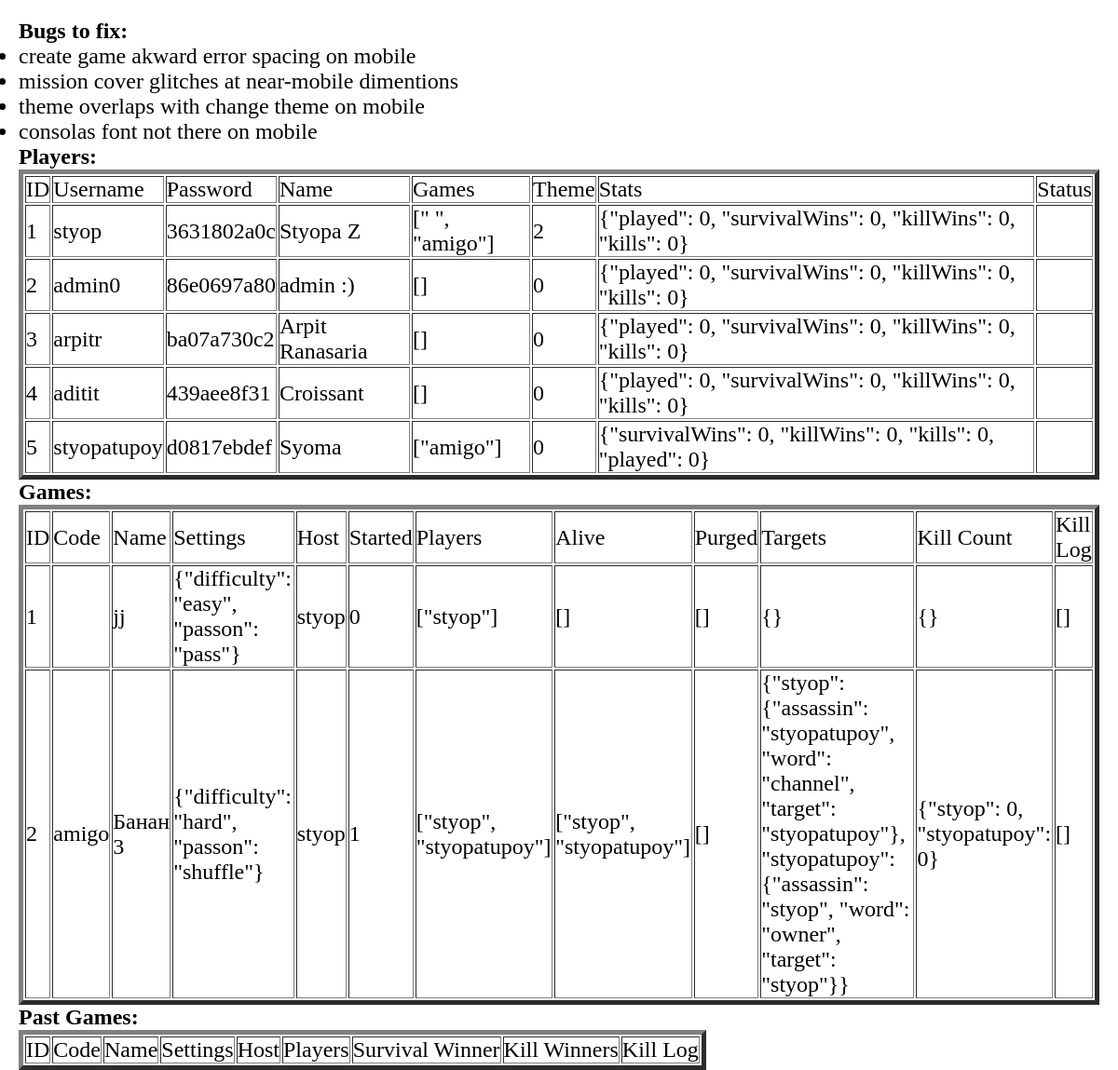
Page /debug/ on the committed database.
### tables this page shows
CREATE TABLE Players (     id INTEGER PRIMARY KEY AUTOINCREMENT,     user TEXT NOT NULL,     password TEXT NOT NULL,     name TEXT NOT NULL,     games TEXT NOT NULL,     theme INT NOT NULL,     stats TEXT NOT NULL,     status TEXT);

CREATE TABLE Games (     id INTEGER PRIMARY KEY AUTOINCREMENT,     code TEXT NOT NULL,     name TEXT NOT NULL,    settings TEXT NOT NULL,     host TEXT NOT NULL,     started BOOLEAN NOT NULL CHECK (started IN (0,1)),     players TEXT NOT NULL,     alive TEXT NOT NULL,     purged TEXT NOT NULL,     targets TEXT NOT NULL,     killCount TEXT NOT NULL,     killLog TEXT NOT NULL);

### app.py (the view)
@app.route('/debug/')
def debug():
    with sqlite3.connect("database.db") as con:
        con.row_factory = sqlite3.Row
        cur = con.cursor()
        cur.execute("SELECT * from Players")
        playerRows = cur.fetchall()   #rows of the Players table
        cur.execute("SELECT * from Games")
        gameRows = cur.fetchall()   #rows of the Games table
        cur.execute("SELECT * from pastGames")
        pastRows = cur.fetchall()   #rows of the pastGames table
    return render_template('debug.html', playerRows = playerRows, gameRows = gameRows, pastRows=pastRows)

### templates/debug.html (shortened to what this page needs)
<!DOCTYPE html>
<html lang="en">
<head>
    <link rel="stylesheet" href="{{ url_for('static', filename='css/main.css') }}">
    <link rel="stylesheet" href="{{ url_for('static', filename='css/debug.css') }}">
</head>
<body>
    <h4>
        Bugs to fix:
    </h4>
    <ul>
        <li>
            create game akward error spacing on mobile
        </li>
        <li>
            mission cover glitches at near-mobile dimentions
        </li>
        <li>
            theme overlaps with change theme on mobile
        </li>
        <li>
            consolas font not there on mobile
        </li>
    </ul>
    <h2>Players:</h2>
    <table border=5>
        <thead>
        <td>ID</td>
        <td>Username</td>
        <td>Password</td>
        <td>Name</td>
        <td>Games</td>
        <td>Theme</td>
        <td>Stats</td>
        <td>Status</td>
        </thead>
        {% for row in playerRows %}
        <tr>
        <td>{{row["id"]}}</td>
        <td>{{row["user"]}}</td>
        <td>{{row["password"][:10]}}</td>
        <td>{{row["name"]}}</td>
        <td>{{row["games"]}}</td>
        <td>{{row["theme"]}}</td>
        <td>{{row["stats"]}}</td>
        <td>{{row["status"]}}</td>
        </tr>
        {% endfor %}
        </table>
        <h2>Games:</h2>
        <table border=5>
            <thead>
            <td>ID</td>
            <td>Code</td>
            <td>Name</td>
            <td>Settings</td>
            <td>Host</td>
            <td>Started</td>
            <td>Players</td>
            <td>Alive</td>
            <td>Purged</td>
            <td>Targets</td>
            <td>Kill Count</td>
            <td>Kill Log</td>
            </thead>
            {% for row in gameRows %}
            <tr>
            <td>{{row["id"]}}</td>
            <td>{{row["code"]}}</td>
            <td>{{row["name"]}}</td>
            <td>{{row["settings"]}}</td>
            <td>{{row["host"]}}</td>
            <td>{{row["started"]}}</td>
            <td>{{row["players"]}}</td>
            <td>{{row["alive"]}}</td>
            <td>{{row["purged"]}}</td>
            <td>{{row["targets"]}}</td>
            <td>{{row["killCount"]}}</td>
            <td>{{row["killLog"]}}</td>
            </tr>
            {% endfor %}
            </table>
            <h2>Past Games:</h2>
            <table border=5>
                <thead>
                <td>ID</td>
                <td>Code</td>
                <td>Name</td>
                <td>Settings</td>
                <td>Host</td>
                <td>Players</td>
                <td>Survival Winner</td>
                <td>Kill Winners</td>
                <td>Kill Log</td>
                </thead>
                </table>
</body>
</html>

### static/css/main.css (style rules this page uses)
* { margin: 0; padding: 0; font-family: 'Consolas', 'Monaco', monospace, serif; font-size: x-large; }
html { height: 100%; }

### static/css/debug.css (style rules this page uses)
body { background: none; margin: 20px; }
* { font-family: unset; }

### rows in the picture
Players: id "1", user "styop", password "3631802a0c", name "Styopa Z", games "[\" \", \"amigo\"]", theme "2", stats "{\"played\": 0, \"survivalWins\": 0, \"killWins\": 0, \"kills\": 0}"
Players: id "2", user "admin0", password "86e0697a80", name "admin :)", games "[]", theme "0", stats "{\"played\": 0, \"survivalWins\": 0, \"killWins\": 0, \"kills\": 0}"
Players: id "3", user "arpitr", password "ba07a730c2", name "Arpit Ranasaria", games "[]", theme "0", stats "{\"played\": 0, \"survivalWins\": 0, \"killWins\": 0, \"kills\": 0}"
Players: id "4", user "aditit", password "439aee8f31", name "Croissant", games "[]", theme "0", stats "{\"played\": 0, \"survivalWins\": 0, \"killWins\": 0, \"kills\": 0}"
Players: id "5", user "styopatupoy", password "d0817ebdef", name "Syoma", games "[\"amigo\"]", theme "0", stats "{\"survivalWins\": 0, \"killWins\": 0, \"kills\": 0, \"played\": 0}"
Games: id "1", name "jj", settings "{\"difficulty\": \"easy\", \"passon\": \"pass\"}", host "styop", started "0", players "[\"styop\"]", alive "[]", purged "[]", targets "{}", killCount "{}", killLog "[]"
Games: id "2", code "amigo", name "Банан 3", settings "{\"difficulty\": \"hard\", \"passon\": \"shuffle\"}", host "styop", started "1", players "[\"styop\", \"styopatupoy\"]", alive "[\"styop\", \"styopatupoy\"]", purged "[]", targets "{\"styop\": {\"assassin\": \"styopatupoy\", \"word\": \"channel\", \"target\": \"styopatupoy\"}, \"styopatupoy\": {\"assassin\": \"styop\", \"word\": \"owner\", \"target\": \"styop\"}}", killCount "{\"styop\": 0, \"styopatupoy\": 0}", killLog "[]"
